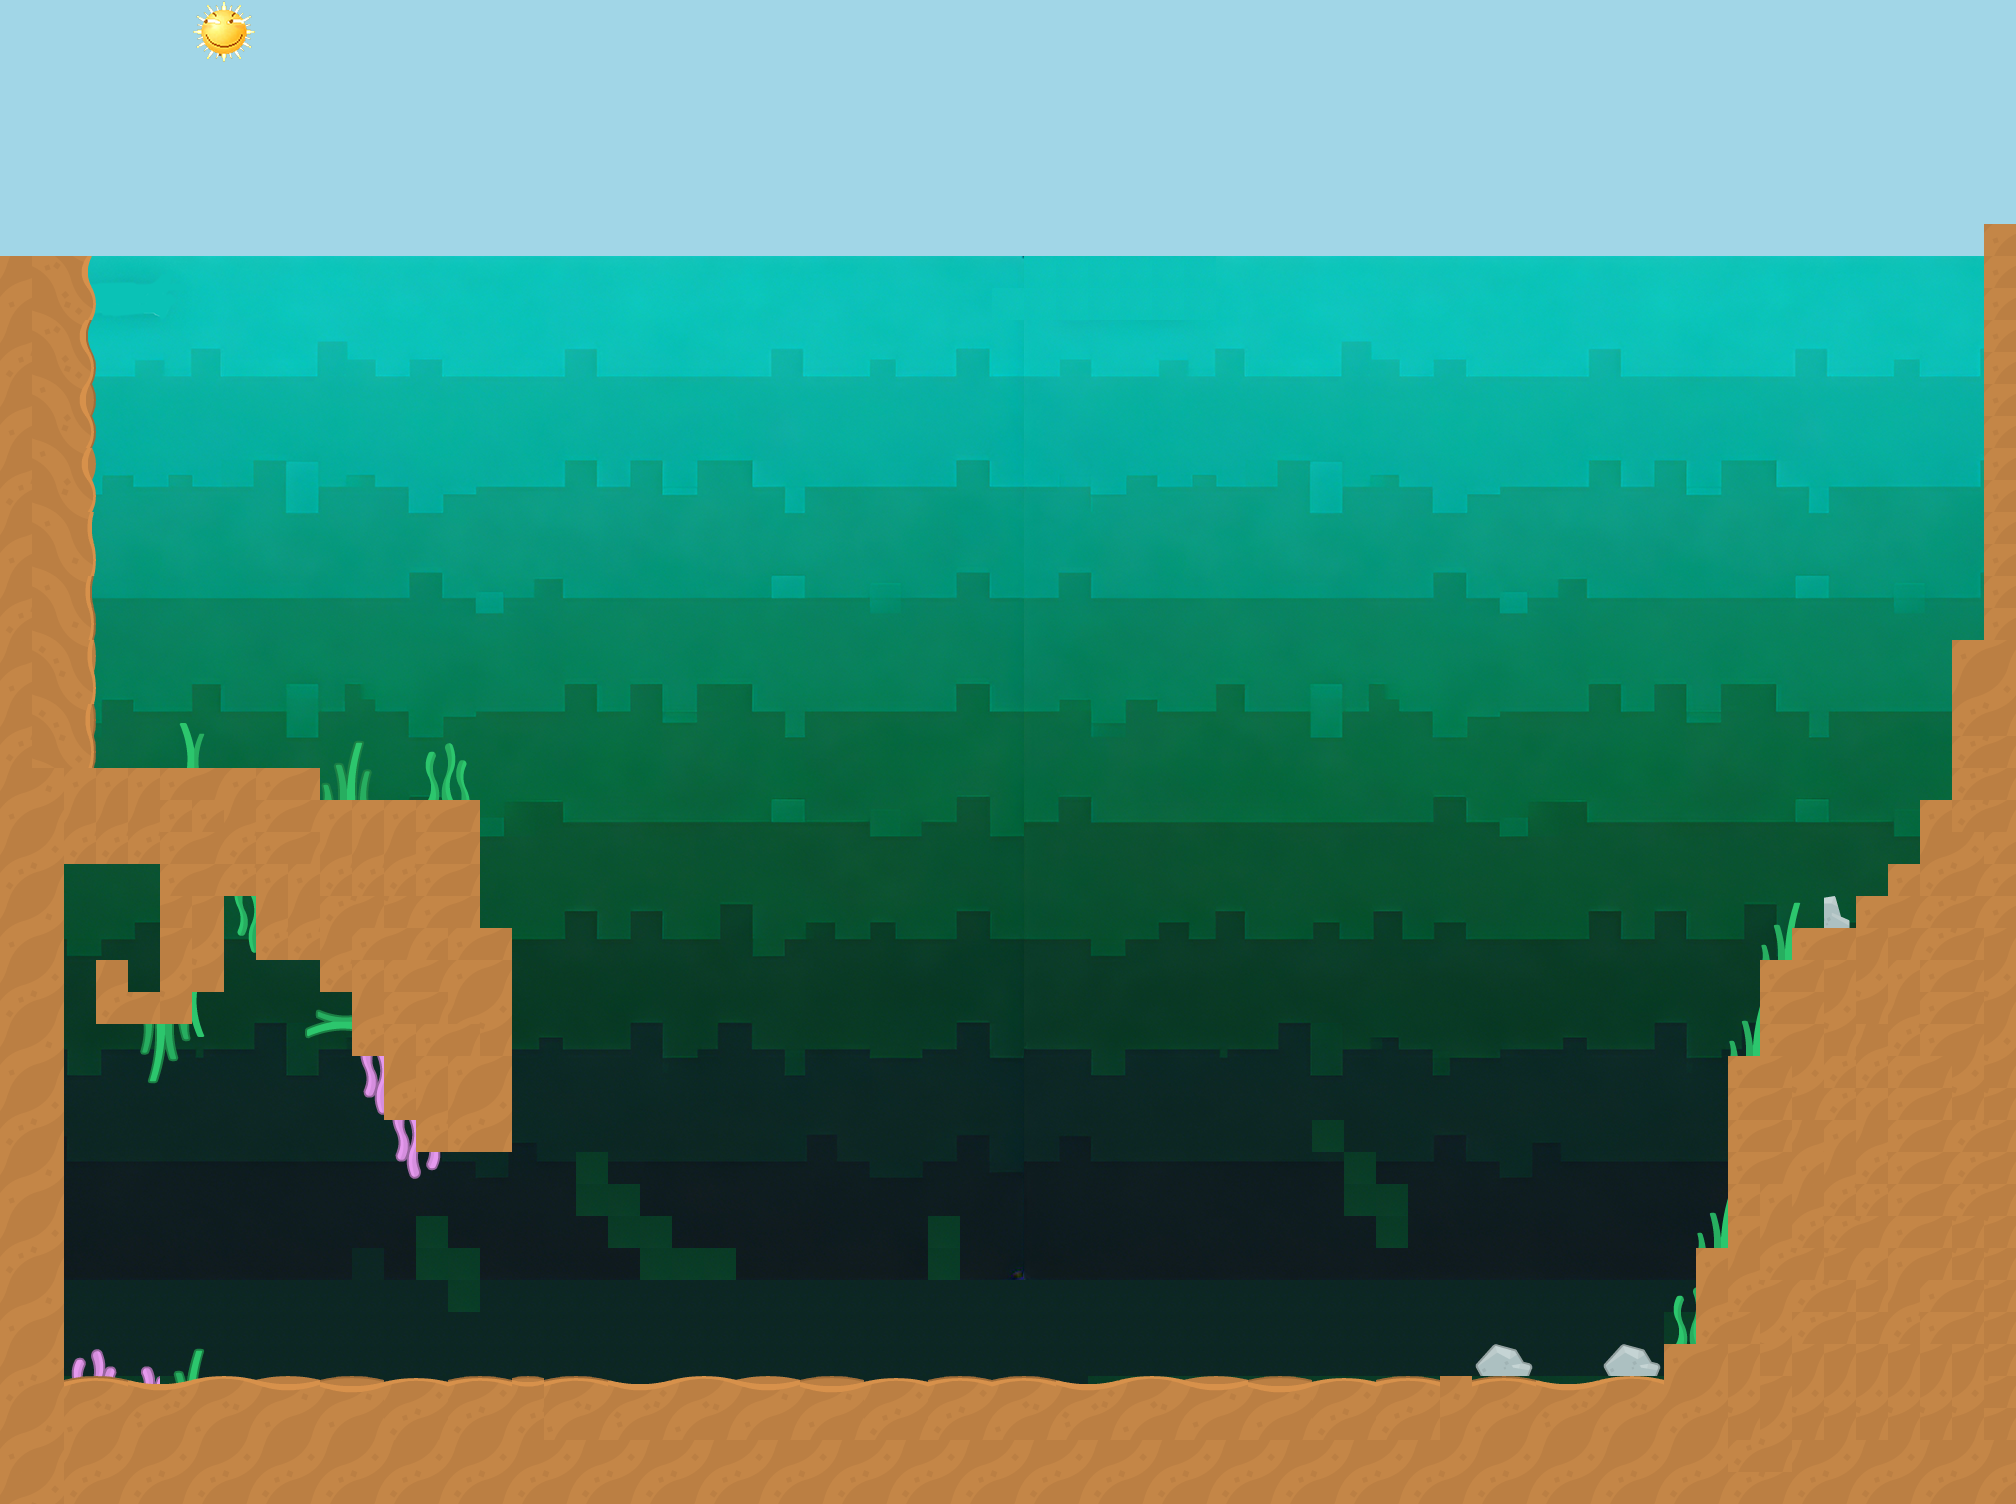

Tiled map render using the project's own tile images. Description and the map definition, with tile-layer contents summarised, below:
An orthogonal 63x47 tile map with 32x32 px tiles, 4 tile layers (sky, water, grass, ground), 5 tilesets and 87 objects (spawn).

<map version="1.10" tiledversion="1.11.2" orientation="orthogonal" renderorder="left-down" width="63" height="47" tilewidth="32" tileheight="32" infinite="0" nextlayerid="12" nextobjectid="10">
 <tileset firstgid="1" name="ground" tilewidth="32" tileheight="32" tilecount="256" columns="16">
  <image source="../../Tiles/ground.png" width="512" height="512" />
  <tile id="0">
   <objectgroup draworder="index" id="2">
    <object id="23" x="0" y="0" width="32" height="32" />
   </objectgroup>
  </tile>
  <tile id="1">
   <objectgroup draworder="index" id="2">
    <object id="1" x="0" y="0" width="32" height="32" />
   </objectgroup>
  </tile>
  <tile id="2">
   <objectgroup draworder="index" id="2">
    <object id="1" x="0" y="0" width="32" height="32" />
   </objectgroup>
  </tile>
  <tile id="3">
   <objectgroup draworder="index" id="2">
    <object id="1" x="0" y="0" width="32" height="32" />
   </objectgroup>
  </tile>
  <tile id="16">
   <objectgroup draworder="index" id="2">
    <object id="1" x="0" y="0" width="32" height="32" />
   </objectgroup>
  </tile>
  <tile id="17">
   <objectgroup draworder="index" id="2">
    <object id="1" x="0" y="0" width="32" height="32" />
   </objectgroup>
  </tile>
  <tile id="18">
   <objectgroup draworder="index" id="2">
    <object id="1" x="0" y="0" width="32" height="32" />
   </objectgroup>
  </tile>
  <tile id="19">
   <objectgroup draworder="index" id="2">
    <object id="1" x="0" y="0" width="32" height="32" />
   </objectgroup>
  </tile>
  <tile id="32">
   <objectgroup draworder="index" id="2">
    <object id="1" x="0" y="0" width="32" height="32" />
   </objectgroup>
  </tile>
  <tile id="33">
   <objectgroup draworder="index" id="2">
    <object id="1" x="0" y="0" width="32" height="32" />
   </objectgroup>
  </tile>
  <tile id="34">
   <objectgroup draworder="index" id="2">
    <object id="1" x="0" y="0" width="32" height="32" />
   </objectgroup>
  </tile>
  <tile id="35">
   <objectgroup draworder="index" id="2">
    <object id="1" x="0" y="0" width="32" height="32" />
   </objectgroup>
  </tile>
  <tile id="48">
   <objectgroup draworder="index" id="2">
    <object id="1" x="0" y="0" width="32" height="32" />
   </objectgroup>
  </tile>
  <tile id="49">
   <objectgroup draworder="index" id="2">
    <object id="1" x="0" y="0" width="32" height="32" />
   </objectgroup>
  </tile>
  <tile id="50">
   <objectgroup draworder="index" id="2">
    <object id="1" x="0" y="0" width="32" height="32" />
   </objectgroup>
  </tile>
  <tile id="51">
   <objectgroup draworder="index" id="2">
    <object id="1" x="0" y="0" width="32" height="32" />
    <object id="3" x="0" y="0" width="32" height="32" />
    <object id="5" x="0" y="0.5" width="32" height="31.5" />
   </objectgroup>
  </tile>
  <tile id="128">
   <objectgroup draworder="index" id="2">
    <object id="1" x="0" y="4" width="32" height="28" />
   </objectgroup>
  </tile>
  <tile id="129">
   <objectgroup draworder="index" id="2">
    <object id="1" x="0" y="0" width="32" height="32" />
   </objectgroup>
  </tile>
  <tile id="130">
   <objectgroup draworder="index" id="2">
    <object id="1" x="0" y="4" width="32" height="28" />
   </objectgroup>
  </tile>
  <tile id="131">
   <objectgroup draworder="index" id="2">
    <object id="1" x="0" y="0" width="32" height="32" />
   </objectgroup>
  </tile>
  <tile id="132">
   <objectgroup draworder="index" id="2">
    <object id="1" x="0" y="0" width="32" height="32" />
   </objectgroup>
  </tile>
  <tile id="133">
   <objectgroup draworder="index" id="2">
    <object id="1" x="0" y="0" width="32" height="32" />
   </objectgroup>
  </tile>
  <tile id="134">
   <objectgroup draworder="index" id="2">
    <object id="1" x="0" y="0" width="32" height="32" />
   </objectgroup>
  </tile>
  <tile id="135">
   <objectgroup draworder="index" id="2">
    <object id="1" x="0" y="0" width="32" height="32" />
   </objectgroup>
  </tile>
  <tile id="136">
   <objectgroup draworder="index" id="2">
    <object id="1" x="0" y="2" width="32" height="30" />
   </objectgroup>
  </tile>
  <tile id="137">
   <objectgroup draworder="index" id="2">
    <object id="1" x="0" y="0" width="32" height="32" />
   </objectgroup>
  </tile>
  <tile id="138">
   <objectgroup draworder="index" id="2">
    <object id="1" x="0" y="2" width="32" height="30" />
   </objectgroup>
  </tile>
  <tile id="139">
   <objectgroup draworder="index" id="2">
    <object id="1" x="0" y="0" width="32" height="32" />
   </objectgroup>
  </tile>
  <tile id="140">
   <objectgroup draworder="index" id="2">
    <object id="1" x="0" y="0" width="32" height="32" />
   </objectgroup>
  </tile>
  <tile id="141">
   <objectgroup draworder="index" id="2">
    <object id="1" x="0" y="0" width="32" height="32" />
   </objectgroup>
  </tile>
  <tile id="142">
   <objectgroup draworder="index" id="2">
    <object id="1" x="0" y="0" width="32" height="32" />
   </objectgroup>
  </tile>
  <tile id="143">
   <objectgroup draworder="index" id="2">
    <object id="1" x="0" y="0" width="32" height="32" />
   </objectgroup>
  </tile>
  <tile id="144">
   <objectgroup draworder="index" id="2">
    <object id="1" x="0" y="0" width="32" height="32" />
   </objectgroup>
  </tile>
  <tile id="145">
   <objectgroup draworder="index" id="2">
    <object id="1" x="0" y="0" width="32" height="32" />
   </objectgroup>
  </tile>
  <tile id="146">
   <objectgroup draworder="index" id="2">
    <object id="1" x="0" y="0" width="32" height="32" />
   </objectgroup>
  </tile>
  <tile id="147">
   <objectgroup draworder="index" id="2">
    <object id="1" x="0" y="0" width="32" height="32" />
   </objectgroup>
  </tile>
  <tile id="148">
   <objectgroup draworder="index" id="2">
    <object id="1" x="0" y="0" width="32" height="32" />
   </objectgroup>
  </tile>
  <tile id="149">
   <objectgroup draworder="index" id="2">
    <object id="1" x="0" y="0" width="32" height="32" />
   </objectgroup>
  </tile>
  <tile id="150">
   <objectgroup draworder="index" id="2">
    <object id="1" x="0" y="0" width="32" height="32" />
   </objectgroup>
  </tile>
  <tile id="151">
   <objectgroup draworder="index" id="2">
    <object id="1" x="0" y="0" width="32" height="32" />
   </objectgroup>
  </tile>
  <tile id="152">
   <objectgroup draworder="index" id="2">
    <object id="1" x="0" y="0" width="32" height="32" />
   </objectgroup>
  </tile>
  <tile id="153">
   <objectgroup draworder="index" id="2">
    <object id="1" x="0" y="0" width="32" height="32" />
   </objectgroup>
  </tile>
  <tile id="154">
   <objectgroup draworder="index" id="2">
    <object id="1" x="0" y="0" width="32" height="32" />
   </objectgroup>
  </tile>
  <tile id="155">
   <objectgroup draworder="index" id="2">
    <object id="1" x="0" y="0" width="32" height="32" />
   </objectgroup>
  </tile>
  <tile id="156">
   <objectgroup draworder="index" id="2">
    <object id="1" x="0" y="0" width="32" height="32" />
   </objectgroup>
  </tile>
  <tile id="157">
   <objectgroup draworder="index" id="2">
    <object id="1" x="0" y="0" width="32" height="32" />
   </objectgroup>
  </tile>
  <tile id="158">
   <objectgroup draworder="index" id="2">
    <object id="1" x="0" y="0" width="32" height="32" />
   </objectgroup>
  </tile>
  <tile id="159">
   <objectgroup draworder="index" id="2">
    <object id="1" x="0" y="0" width="32" height="32" />
   </objectgroup>
  </tile>
  <tile id="192">
   <objectgroup draworder="index" id="2">
    <object id="1" x="0" y="0" width="32" height="32" />
   </objectgroup>
  </tile>
  <tile id="193">
   <objectgroup draworder="index" id="2">
    <object id="1" x="0" y="0" width="32" height="32" />
   </objectgroup>
  </tile>
  <tile id="194">
   <objectgroup draworder="index" id="2">
    <object id="1" x="0" y="4" width="32" height="28" />
   </objectgroup>
  </tile>
  <tile id="195">
   <objectgroup draworder="index" id="2">
    <object id="1" x="0" y="4" width="32" height="28" />
   </objectgroup>
  </tile>
  <tile id="196">
   <objectgroup draworder="index" id="2">
    <object id="1" x="0" y="0" width="32" height="32" />
   </objectgroup>
  </tile>
  <tile id="197">
   <objectgroup draworder="index" id="2">
    <object id="1" x="0" y="0" width="32" height="32" />
   </objectgroup>
  </tile>
  <tile id="198">
   <objectgroup draworder="index" id="2">
    <object id="1" x="0" y="0" width="32" height="32" />
   </objectgroup>
  </tile>
  <tile id="199">
   <objectgroup draworder="index" id="2">
    <object id="1" x="0" y="0" width="32" height="32" />
   </objectgroup>
  </tile>
  <tile id="200">
   <objectgroup draworder="index" id="2">
    <object id="1" x="0" y="0" width="32" height="32" />
   </objectgroup>
  </tile>
  <tile id="201">
   <objectgroup draworder="index" id="2">
    <object id="1" x="0" y="0" width="32" height="32" />
   </objectgroup>
  </tile>
  <tile id="202">
   <objectgroup draworder="index" id="2">
    <object id="1" x="0" y="2" width="32" height="30" />
   </objectgroup>
  </tile>
  <tile id="203">
   <objectgroup draworder="index" id="2">
    <object id="1" x="0" y="2" width="32" height="30" />
   </objectgroup>
  </tile>
  <tile id="204">
   <objectgroup draworder="index" id="2">
    <object id="1" x="0" y="0" width="32" height="32" />
   </objectgroup>
  </tile>
  <tile id="205">
   <objectgroup draworder="index" id="2">
    <object id="1" x="0" y="0" width="32" height="32" />
   </objectgroup>
  </tile>
  <tile id="208">
   <objectgroup draworder="index" id="2">
    <object id="1" x="0" y="0" width="32" height="32" />
   </objectgroup>
  </tile>
  <tile id="209">
   <objectgroup draworder="index" id="2">
    <object id="1" x="0" y="0" width="32" height="32" />
   </objectgroup>
  </tile>
  <tile id="210">
   <objectgroup draworder="index" id="2">
    <object id="1" x="0" y="0" width="32" height="32" />
   </objectgroup>
  </tile>
  <tile id="211">
   <objectgroup draworder="index" id="2">
    <object id="1" x="0" y="0" width="32" height="32" />
   </objectgroup>
  </tile>
  <tile id="212">
   <objectgroup draworder="index" id="2">
    <object id="1" x="0" y="0" width="32" height="32" />
   </objectgroup>
  </tile>
  <tile id="213">
   <objectgroup draworder="index" id="2">
    <object id="1" x="0" y="0" width="32" height="32" />
   </objectgroup>
  </tile>
  <tile id="214">
   <objectgroup draworder="index" id="2">
    <object id="1" x="0" y="0" width="32" height="32" />
   </objectgroup>
  </tile>
  <tile id="215">
   <objectgroup draworder="index" id="2">
    <object id="1" x="0" y="0" width="32" height="32" />
   </objectgroup>
  </tile>
  <tile id="216">
   <objectgroup draworder="index" id="2">
    <object id="1" x="0" y="0" width="32" height="32" />
   </objectgroup>
  </tile>
  <tile id="217">
   <objectgroup draworder="index" id="2">
    <object id="1" x="0" y="0" width="32" height="32" />
   </objectgroup>
  </tile>
  <tile id="218">
   <objectgroup draworder="index" id="2">
    <object id="1" x="0" y="0" width="32" height="32" />
   </objectgroup>
  </tile>
  <tile id="219">
   <objectgroup draworder="index" id="2">
    <object id="1" x="0" y="0" width="32" height="32" />
   </objectgroup>
  </tile>
  <tile id="220">
   <objectgroup draworder="index" id="2">
    <object id="1" x="0" y="0" width="32" height="32" />
   </objectgroup>
  </tile>
  <tile id="221">
   <objectgroup draworder="index" id="2">
    <object id="1" x="0" y="0" width="32" height="32" />
   </objectgroup>
  </tile>
 </tileset>
 <tileset firstgid="257" name="water" tilewidth="32" tileheight="32" tilecount="1024" columns="32">
  <image source="../../Tiles/water.png" width="1024" height="1024" />
 </tileset>
 <tileset firstgid="1281" name="Object" tilewidth="32" tileheight="32" tilecount="256" columns="16">
  <image source="../../Tiles/Object.png" width="512" height="512" />
  <tile id="16">
   <objectgroup draworder="index" id="2">
    <object id="1" x="5" y="2" width="27" height="30" />
   </objectgroup>
  </tile>
  <tile id="17">
   <objectgroup draworder="index" id="2">
    <object id="1" x="0" y="4" width="27" height="28" />
   </objectgroup>
  </tile>
  <tile id="18">
   <objectgroup draworder="index" id="2">
    <object id="1" x="4" y="0" width="28" height="32" />
   </objectgroup>
  </tile>
  <tile id="19">
   <objectgroup draworder="index" id="2">
    <object id="1" x="0" y="0" width="28" height="32" />
   </objectgroup>
  </tile>
  <tile id="48">
   <objectgroup draworder="index" id="2">
    <object id="1" x="6" y="1" width="26" height="31" />
   </objectgroup>
  </tile>
  <tile id="49">
   <objectgroup draworder="index" id="2">
    <object id="1" x="0" y="0" width="26" height="32" />
   </objectgroup>
  </tile>
  <tile id="80">
   <objectgroup draworder="index" id="2">
    <object id="1" x="3" y="0" width="29" height="32" />
   </objectgroup>
  </tile>
  <tile id="81">
   <objectgroup draworder="index" id="2">
    <object id="1" x="0" y="2" width="29" height="30" />
   </objectgroup>
  </tile>
 </tileset>
 <tileset firstgid="1537" name="sky" tilewidth="32" tileheight="32" tilecount="4" columns="2">
  <image source="../../Tiles/sky.png" width="64" height="64" />
 </tileset>
 <tileset firstgid="1541" name="sun" tilewidth="32" tileheight="32" tilecount="4" columns="2">
  <image source="../../Tiles/sun.png" width="64" height="64" />
  <tile id="0">
   <animation>
    <frame tileid="0" duration="100" />
    <frame tileid="2" duration="100" />
    <frame tileid="3" duration="100" />
    <frame tileid="1" duration="100" />
   </animation>
  </tile>
  <tile id="1">
   <animation>
    <frame tileid="1" duration="100" />
    <frame tileid="0" duration="100" />
    <frame tileid="2" duration="100" />
    <frame tileid="3" duration="100" />
   </animation>
  </tile>
  <tile id="2">
   <animation>
    <frame tileid="2" duration="100" />
    <frame tileid="3" duration="100" />
    <frame tileid="1" duration="100" />
    <frame tileid="0" duration="100" />
   </animation>
  </tile>
  <tile id="3">
   <animation>
    <frame tileid="3" duration="100" />
    <frame tileid="1" duration="100" />
    <frame tileid="0" duration="100" />
    <frame tileid="2" duration="100" />
   </animation>
  </tile>
 </tileset>
 <group id="11" name="Base">
  <layer id="9" name="sky" width="63" height="47">
   <data>[2961 cells, 2961 non-empty, 1 distinct tile ids]</data>
  </layer>
  <layer id="1" name="water" width="63" height="47">
   <data>[2961 cells, 2961 non-empty, 1028 distinct tile ids]</data>
  </layer>
  <layer id="5" name="grass" width="63" height="47">
   <data>[2961 cells, 65 non-empty, 29 distinct tile ids]</data>
  </layer>
  <layer id="3" name="ground" width="63" height="47">
   <data>[2961 cells, 900 non-empty, 108 distinct tile ids]</data>
  </layer>
 </group>
 <objectgroup id="6" name="player">
  <object id="9" name="player_spawn" type="spawn" x="119.333" y="918">
   <properties>
    <property name="HP" type="int" value="100" />
    <property name="length" type="float" value="1" />
    <property name="speed" type="float" value="1000" />
    <property name="weight" type="float" value="1" />
   </properties>
   <point />
  </object>
 </objectgroup>
</map>
